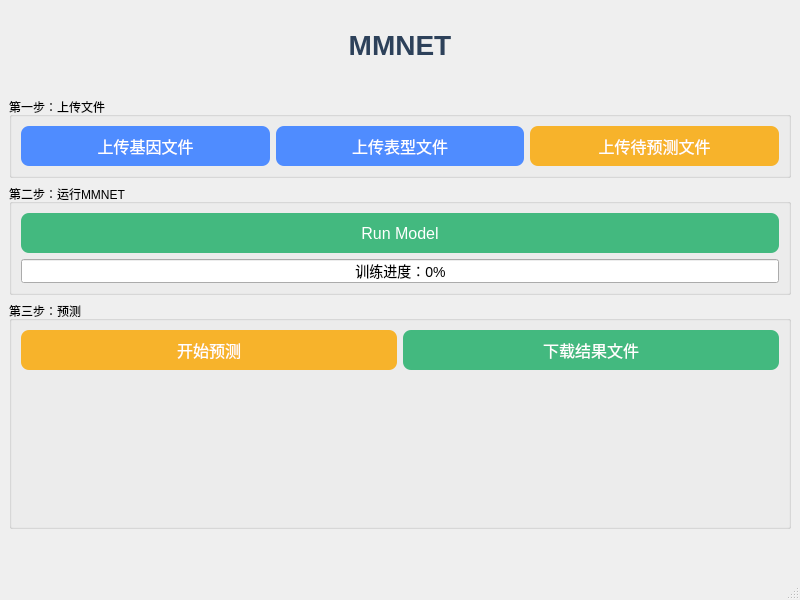
<?xml version="1.0" encoding="UTF-8"?>
<ui version="4.0">
 <class>MainWindow</class>
 <widget class="QMainWindow" name="MainWindow">
  <property name="geometry">
   <rect>
    <x>0</x>
    <y>0</y>
    <width>800</width>
    <height>600</height>
   </rect>
  </property>
  <property name="windowTitle">
   <string/>
  </property>
  <widget class="QWidget" name="centralwidget">
   <layout class="QVBoxLayout" name="verticalLayout" stretch="0,0,0,1,0">
    <item>
     <widget class="QLabel" name="mainTitle">
      <property name="styleSheet">
       <string>font-size:28px; font-weight:bold; color:#2d415a; margin:20px 0 30px 0;</string>
      </property>
      <property name="text">
       <string>MMNET</string>
      </property>
      <property name="alignment">
       <set>Qt::AlignmentFlag::AlignCenter</set>
      </property>
     </widget>
    </item>
    <item>
     <widget class="QGroupBox" name="groupBox_step1">
      <property name="title">
       <string>第一步：上传文件</string>
      </property>
      <layout class="QHBoxLayout" name="hLayout1">
       <item>
        <widget class="QPushButton" name="pushButton">
         <property name="minimumSize">
          <size>
           <width>160</width>
           <height>40</height>
          </size>
         </property>
         <property name="styleSheet">
          <string>QPushButton{background-color:#4f8cff;color:white;font-size:16px;border-radius:8px;} QPushButton:hover{background-color:#357ae8;}</string>
         </property>
         <property name="text">
          <string>上传基因文件</string>
         </property>
        </widget>
       </item>
       <item>
        <widget class="QPushButton" name="pushButton_2">
         <property name="minimumSize">
          <size>
           <width>160</width>
           <height>40</height>
          </size>
         </property>
         <property name="styleSheet">
          <string>QPushButton{background-color:#4f8cff;color:white;font-size:16px;border-radius:8px;} QPushButton:hover{background-color:#357ae8;}</string>
         </property>
         <property name="text">
          <string>上传表型文件</string>
         </property>
        </widget>
       </item>
       <item>
        <widget class="QPushButton" name="pushButton_5">
         <property name="minimumSize">
          <size>
           <width>160</width>
           <height>40</height>
          </size>
         </property>
         <property name="styleSheet">
          <string>QPushButton{background-color:#f7b32b;color:white;font-size:16px;border-radius:8px;} QPushButton:hover{background-color:#e09e1b;}</string>
         </property>
         <property name="text">
          <string>上传待预测文件</string>
         </property>
        </widget>
       </item>
      </layout>
     </widget>
    </item>
    <item>
     <widget class="QGroupBox" name="groupBox_step2">
      <property name="title">
       <string>第二步：运行MMNET</string>
      </property>
      <layout class="QVBoxLayout" name="vLayout2">
       <item>
        <layout class="QHBoxLayout" name="hLayout2">
         <item>
          <widget class="QPushButton" name="pushButton_3">
           <property name="text">
            <string>Run Model</string>
           </property>
           <property name="minimumSize">
            <size>
             <width>160</width>
             <height>40</height>
            </size>
           </property>
           <property name="styleSheet">
            <string>QPushButton{background-color:#43b97f;color:white;font-size:16px;border-radius:8px;} QPushButton:hover{background-color:#2e8b57;}</string>
           </property>
          </widget>
         </item>
        </layout>
       </item>
       <item>
        <widget class="QProgressBar" name="progressBar_step2">
         <property name="minimum">
          <number>0</number>
         </property>
         <property name="maximum">
          <number>100</number>
         </property>
         <property name="value">
          <number>0</number>
         </property>
         <property name="textVisible">
          <bool>true</bool>
         </property>
         <property name="format">
          <string>训练进度：%p%</string>
         </property>
         <property name="alignment">
          <set>Qt::AlignCenter</set>
         </property>
         <property name="styleSheet">
          <string>QProgressBar{height:24px;font-size:14px;} QProgressBar::chunk{background-color:#43b97f;}</string>
         </property>
        </widget>
       </item>
      </layout>
     </widget>
    </item>
    <item>
     <widget class="QGroupBox" name="groupBox_step3">
      <property name="title">
       <string>第三步：预测</string>
      </property>
      <layout class="QVBoxLayout" name="vLayout3">
       <item>
        <layout class="QHBoxLayout" name="hLayout3">
         <item>
          <widget class="QPushButton" name="pushButton_4">
           <property name="minimumSize">
            <size>
             <width>160</width>
             <height>40</height>
            </size>
           </property>
           <property name="styleSheet">
            <string>QPushButton{background-color:#f7b32b;color:white;font-size:16px;border-radius:8px;} QPushButton:hover{background-color:#e09e1b;}</string>
           </property>
           <property name="text">
            <string>开始预测</string>
           </property>
          </widget>
         </item>
         <item>
          <widget class="QPushButton" name="pushButton_download_pred">
           <property name="minimumSize">
            <size>
             <width>160</width>
             <height>40</height>
            </size>
           </property>
           <property name="styleSheet">
            <string>QPushButton{background-color:#43b97f;color:white;font-size:16px;border-radius:8px;}
QPushButton:hover{background-color:#2e8b57;}
QPushButton:disabled{background-color:#cccccc;color:#888888;border:1px solid #bbbbbb;}</string>
           </property>
           <property name="text">
            <string>下载结果文件</string>
           </property>
          </widget>
         </item>
        </layout>
       </item>
       <item>
        <widget class="QLabel" name="label_predict_status">
         <property name="text">
          <string></string>
         </property>
         <property name="alignment">
          <set>Qt::AlignCenter</set>
         </property>
         <property name="styleSheet">
          <string>font-size:14px;color:#2d415a;margin-top:8px;</string>
         </property>
        </widget>
       </item>
      </layout>
     </widget>
    </item>
    <item>
     <spacer name="verticalSpacer">
      <property name="orientation">
       <enum>Qt::Orientation::Vertical</enum>
      </property>
      <property name="sizeHint" stdset="0">
       <size>
        <width>20</width>
        <height>40</height>
       </size>
      </property>
     </spacer>
    </item>
   </layout>
  </widget>
  <widget class="QMenuBar" name="menubar">
   <property name="geometry">
    <rect>
     <x>0</x>
     <y>0</y>
     <width>800</width>
     <height>33</height>
    </rect>
   </property>
  </widget>
  <widget class="QStatusBar" name="statusbar"/>
 </widget>
 <resources/>
 <connections/>
</ui>
